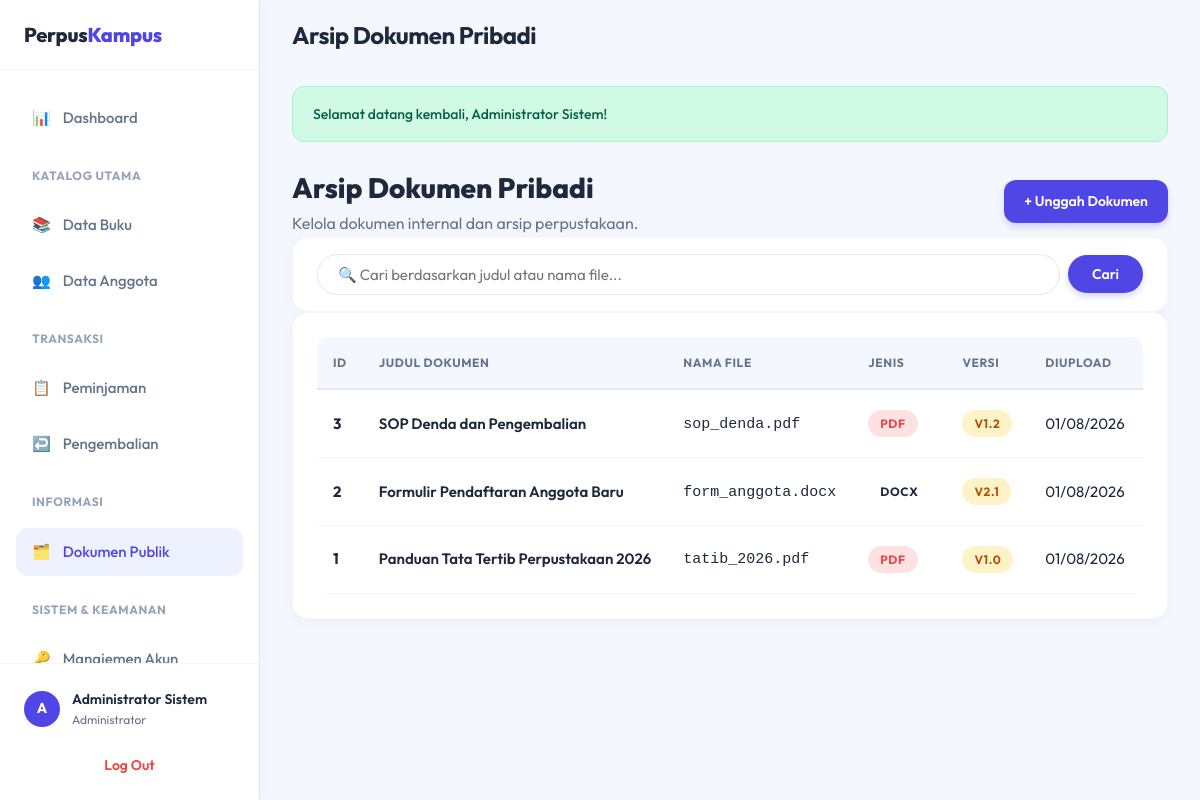
The page /index.php?url=dokumen/index (signed in) on the database its author committed.
### tables this page shows
CREATE TABLE `dokumen` (
  `id_dokumen` int NOT NULL AUTO_INCREMENT,
  `judul_dokumen` varchar(150) NOT NULL,
  `nama_file` varchar(100) NOT NULL,
  `jenis_file` varchar(10) NOT NULL,
  `lokasi_file` varchar(255) NOT NULL,
  `versi` varchar(10) DEFAULT '1.0',
  `tgl_unggah` datetime DEFAULT CURRENT_TIMESTAMP,
  PRIMARY KEY (`id_dokumen`)
);

### app/Core/Controller.php (called while the page is built, shortened)
<?php
class Controller {
    public function view($view, $data = []) {
        require_once __DIR__ . '/../Views/' . $view . '.php';
    }
    public function model($model) {
        return new $model();
    }
}

### app/Controllers/DokumenController.php (called while the page is built, shortened)
<?php
class DokumenController extends Controller {
    public function index() {
        $dokumenModel = $this->model('DokumenModel');
        $keyword = $_GET['search'] ?? '';
        $data['dokumen'] = $dokumenModel->getAllDokumen($keyword);
        $data['keyword'] = $keyword;
        $this->view('dokumen/index', $data);
    }
}

### app/Core/App.php (called while the page is built, shortened)
<?php
class App {
    protected $method     = 'index';
    public function __construct() {
        $url = $this->parseUrl();
        if (isset($url[0])) {
            $controllerName = ucfirst($url[0]) . 'Controller';
            $file = self::CONTROLLERS_PATH . $controllerName . '.php';
            if (file_exists($file)) {
                unset($url[0]);
            }
        }
        $this->controller = new $this->controller;
        if (isset($url[1])) {
            if (method_exists($this->controller, $url[1])) {
                $this->method = $url[1];
                unset($url[1]);
            }
        }
        $this->params = $url ? array_values($url) : [];
        call_user_func_array([$this->controller, $this->method], $this->params);
    }
    public function parseUrl(): array {
        if (isset($_GET['url'])) {
            return explode('/', filter_var(rtrim($_GET['url'], '/'), FILTER_SANITIZE_URL));
        }
        return [];
    }
}

### public/index.php (called while the page is built, shortened)
<?php
require_once BASE_PATH . '/app/Config/Database.php';
require_once BASE_PATH . '/app/Core/Model.php';
require_once BASE_PATH . '/app/Core/Controller.php';
require_once BASE_PATH . '/app/Core/App.php';
$app = new App();

### app/Core/Model.php (called while the page is built, shortened)
<?php
require_once __DIR__ . '/../Config/Database.php';
abstract class Model {
    public function __construct(PDO $db = null) {
        $this->db = $db ?? Database::getInstance();
    }
}

### app/Config/Database.php (called while the page is built, shortened)
<?php
class Database {
    private static $instance = null;
    private $host = 'localhost';
    private $user = 'root';
    private $pass = '';
    private $name = 'db_perpustakaan_kampus';
    private function __construct() {
        try {
            $dsn = "mysql:host={$this->host};dbname={$this->name};charset=utf8mb4";
            $options = [
                PDO::ATTR_ERRMODE            => PDO::ERRMODE_EXCEPTION,
                PDO::ATTR_DEFAULT_FETCH_MODE => PDO::FETCH_ASSOC,
                PDO::ATTR_EMULATE_PREPARES   => false,
            ];
            $this->conn = new PDO($dsn, $this->user, $this->pass, $options);
        } catch (PDOException $e) {
            die("Database Connection Error: " . $e->getMessage());
        }
    }
    public static function getInstance() {
        if (!self::$instance) {
            self::$instance = new Database();
        }
        return self::$instance->conn;
    }
}

### app/Models/DokumenModel.php (called while the page is built, shortened)
<?php
class DokumenModel extends Model {
    public function getAllDokumen(?string $search = '') {
        $query = "SELECT * FROM dokumen";
        $params = [];
        $query .= " ORDER BY id_dokumen DESC";
        $stmt = $this->db->prepare($query);
        $stmt->execute($params);
        return $stmt->fetchAll();
    }
}

### app/Views/dokumen/index.php (the view, shortened to what this page needs)
<?php include __DIR__ . '/../layouts/_flash.php'; ?>
<div class="flex-between align-center mb-4">
    <div>
        <h1 style="font-size:1.75rem; font-weight:800;">Arsip Dokumen Pribadi</h1>
        <p class="text-muted">Kelola dokumen internal dan arsip perpustakaan.</p>
    </div>
    <?php if($_SESSION['user']['role'] !== 'Anggota'): ?>
    <a href="index.php?url=dokumen/tambah" class="btn btn-primary">+ Unggah Dokumen</a>
    <?php endif; ?>
</div>
<div class="card mb-4" style="padding: 1rem 1.5rem;">
    <form action="index.php" method="GET" class="search-form" style="display: flex; gap: 0.5rem;">
        <input type="text" name="search" placeholder="🔍 Cari berdasarkan judul atau nama file..."
               value="<?= htmlspecialchars($data['keyword'] ?? '') ?>" class="form-control" style="flex:1;">
        <button type="submit" class="btn btn-primary">Cari</button>
    </form>
</div>
<div class="card">
    <div class="table-responsive">
        <table class="table">
            <thead>
                <tr>
                    <th>ID</th>
                    <th>Judul Dokumen</th>
                    <th>Nama File</th>
                    <th>Jenis</th>
                    <th>Versi</th>
                    <th>Diupload</th>
                    <?php if($_SESSION['user']['role'] !== 'Anggota'): ?>
                    <th>Aksi</th>
                    <?php endif; ?>
                </tr>
            </thead>
            <tbody>
                <?php foreach($data['dokumen'] as $row): ?>
                <tr>
                    <td><strong><?= $row['id_dokumen'] ?></strong></td>
                    <td style="font-weight:600; color:var(--text-main);"><?= htmlspecialchars($row['judul_dokumen']) ?></td>
                    <td><code><?= htmlspecialchars($row['nama_file']) ?></code></td>
                    <td>
                        <?php
                        $jenis = strtolower($row['jenis_file']);
                        $badgeClass = 'info';
                        if($jenis == 'pdf') $badgeClass = 'danger';
                        if($jenis == 'docx') $badgeClass = 'primary';
                        ?>
                        <span class="badge <?= $badgeClass ?>"><?= strtoupper($jenis) ?></span>
                    </td>
                    <td><span class="badge warning">v<?= htmlspecialchars($row['versi']) ?></span></td>
                    <td><?= !empty($row['tgl_unggah']) ? date('d/m/Y', strtotime($row['tgl_unggah'])) : '-' ?></td>
                    <?php if($_SESSION['user']['role'] !== 'Anggota'): ?>
                    <td class="action-cell">
                    </td>
                    <?php endif; ?>
                </tr>
                <?php endforeach; ?>
            </tbody>
        </table>
    </div>
</div>

### public/css/style.css (style rules this page uses)
:root { --primary: #4F46E5; --primary-hover: #4338CA; --primary-light: #EEF2FF; --bg-body: #F4F7FE; --surface: #FFFFFF; --sidebar-bg: #FFFFFF; --text-main: #1E293B; --text-muted: #64748B; --text-light: #94A3B8; --border: #E2E8F0; --border-light: #F1F5F9; --success: #10B981; --success-bg: #D1FAE5; --warning: #F59E0B; --warning-bg: #FEF3C7; --danger: #EF4444; --danger-bg: #FEE2E2; --info: #3B82F6; --info-bg: #DBEAFE; --sidebar-width: 260px; --header-height: 70px; --radius-sm: 8px; --radius-md: 12px; --radius-lg: 16px; --shadow-sm: 0 1px 2px rgba(0, 0, 0, 0.04); --shadow-md: 0 4px 12px rgba(0, 0, 0, 0.03); --shadow-hover: 0 10px 25px rgba(0, 0, 0, 0.06); }
* { margin: 0; padding: 0; box-sizing: border-box; }
body { font-family: 'Outfit', -apple-system, BlinkMacSystemFont, sans-serif; background-color: var(--bg-body); color: var(--text-main); line-height: 1.6; -webkit-font-smoothing: antialiased; }
a { text-decoration: none; color: var(--primary); transition: all 0.2s ease; }
.text-muted { color: var(--text-muted); }
.flex-between { display: flex; justify-content: space-between; align-items: center; }
.card { background: var(--surface); border-radius: var(--radius-lg); padding: 1.5rem; box-shadow: var(--shadow-md); border: 1px solid rgba(0,0,0,0.03); transition: box-shadow 0.3s ease, transform 0.3s ease; }
.btn { display: inline-flex; align-items: center; justify-content: center; gap: 0.5rem; padding: 0.625rem 1.25rem; border-radius: var(--radius-md); font-weight: 600; font-size: 0.875rem; cursor: pointer; border: none; transition: all 0.2s ease; font-family: inherit; }
.btn-primary { background: var(--primary); color: white; box-shadow: 0 4px 6px rgba(79, 70, 229, 0.2); }
.badge { display: inline-flex; align-items: center; padding: 0.25rem 0.75rem; border-radius: 99px; font-size: 0.75rem; font-weight: 700; text-transform: uppercase; letter-spacing: 0.05em; }
.badge.warning { background: var(--warning-bg); color: #B45309; }
.badge.danger { background: var(--danger-bg); color: var(--danger); }
.form-control { width: 100%; padding: 0.625rem 1rem; border: 1.5px solid var(--border); border-radius: var(--radius-sm); font-family: inherit; font-size: 0.9375rem; transition: all 0.2s; background: var(--surface); color: var(--text-main); }
.search-form { display: flex; gap: 0.75rem; align-items: center; }
.search-form .form-control { border-radius: 99px; padding-left: 1.25rem; }
.search-form .btn { border-radius: 99px; padding-left: 1.5rem; padding-right: 1.5rem; }
.table-responsive { overflow-x: auto; border-radius: var(--radius-md); }
.table { width: 100%; border-collapse: collapse; white-space: nowrap; }
.table th { background: var(--bg-body); font-weight: 700; color: var(--text-muted); text-transform: uppercase; font-size: 0.75rem; letter-spacing: 0.05em; padding: 1rem; text-align: left; border-bottom: 2px solid var(--border); }
.table td { padding: 1rem; border-bottom: 1px solid var(--border-light); font-size: 0.9375rem; color: var(--text-main); vertical-align: middle; }
.table tbody tr { transition: background 0.2s; }
.action-cell { display: flex; gap: 0.5rem; }

### rows shown on the page
dokumen: id_dokumen "3", judul_dokumen "SOP Denda dan Pengembalian", nama_file "sop_denda.pdf", jenis_file "PDF", versi "1.2", tgl_unggah "01/08/2026"
dokumen: id_dokumen "2", judul_dokumen "Formulir Pendaftaran Anggota Baru", nama_file "form_anggota.docx", jenis_file "DOCX", versi "2.1", tgl_unggah "01/08/2026"
dokumen: id_dokumen "1", judul_dokumen "Panduan Tata Tertib Perpustakaan 2026", nama_file "tatib_2026.pdf", jenis_file "PDF", versi "1.0", tgl_unggah "01/08/2026"

### other values the page prints
substr($_SESSION['user']['nama_lengkap'], 0, 1) "A"
$_SESSION['user']['nama_lengkap'] "Administrator Sistem"
$_SESSION['user']['role'] "Administrator"
$data['title'] "Arsip Dokumen Pribadi"
$_SESSION['flash'] "Selamat datang kembali, Administrator Sistem!"
